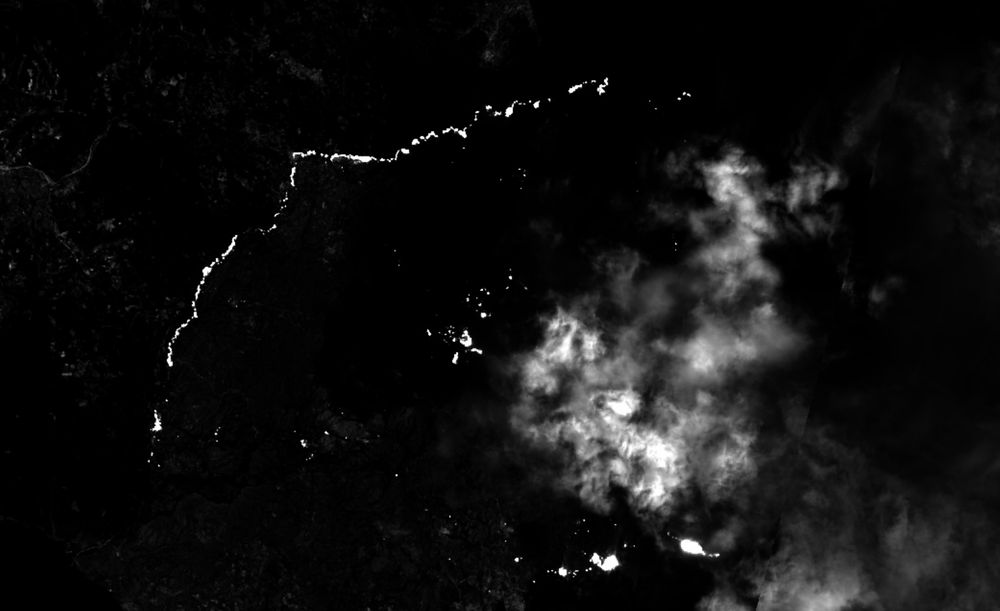
#> input picture gamma.png, 1000 x 611 px, shrunk from 1561 x 954 before the run
$ python filters.py
#> lines starting #> are read from the running program, lines starting #| are printed output that depends on the picture; after the words box and inside, x2 and y2 are one past the last pixel; in counts of white or black regions, pixels touching at a corner belong together
import numpy as np
import matplotlib.pyplot as plt
import cv2

image = cv2.imread('gamma.png')
#> image is the input picture: shape (611, 1000, 3); min 0, max 255, mean 15.9
image = cv2.cvtColor(image, cv2.COLOR_BGR2RGB)
gray = cv2.cvtColor(image, cv2.COLOR_RGB2GRAY)
cv2.imshow('fire', image)
cv2.waitKey(0)


# Create a Gaussian blurred image
gray_blur = cv2.GaussianBlur(gray, (9, 9), 0)

cv2.imshow('fire', gray_blur)
cv2.waitKey(0)

# High-pass filter

# 3x3 sobel filters for edge detection
sobel_x = np.array([[ -1, 0, 1],
                   [ -2, 0, 2],
                   [ -1, 0, 1]])


sobel_y = np.array([[ -1, -2, -1],
                   [ 0, 0, 0],
                   [ 1, 2, 1]])


# Filter the orginal and blurred grayscale images using filter2D
filtered = cv2.filter2D(gray, -1, sobel_x)
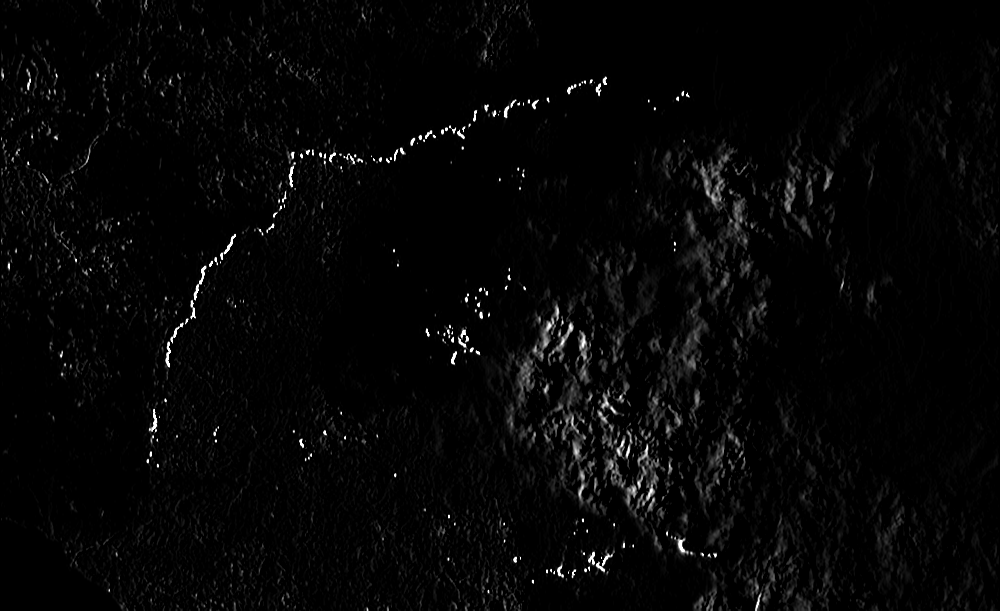
#> filtered: shape (611, 1000); min 0, max 255, mean 5.8
cv2.imshow('fire', filtered)
cv2.waitKey(0)
filtered_blurred = cv2.filter2D(gray_blur, -1, sobel_y)
cv2.imshow('fire', filtered_blurred)
cv2.waitKey(0)

retval, binary_image = cv2.threshold(filtered_blurred, 50, 255, cv2.THRESH_BINARY)
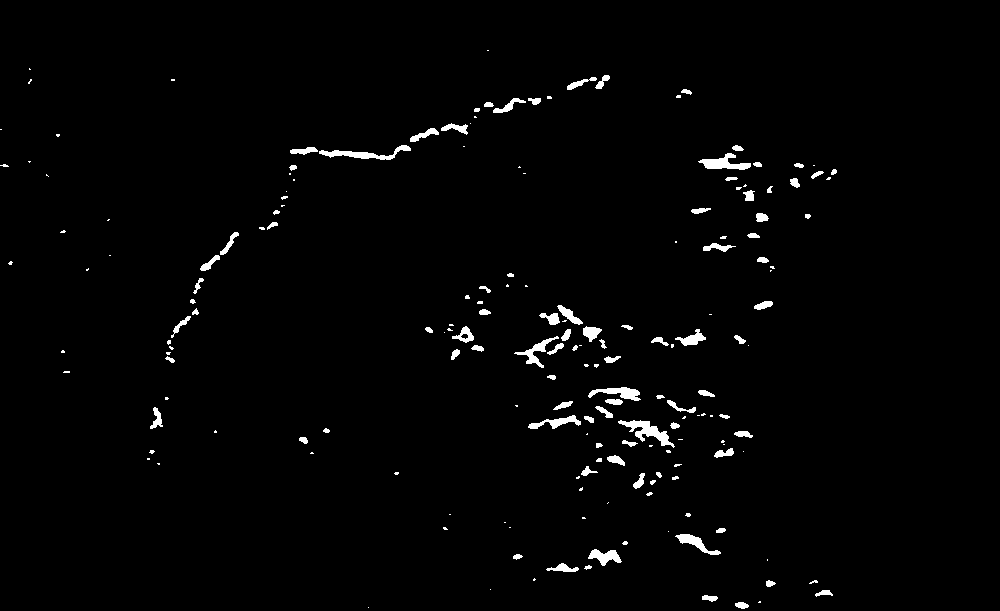
#> binary_image: shape (611, 1000); 1.6% white; 187 white regions (92 under 20 px), largest, box (x1, y1, x2, y2) and area: (618, 420, 675, 448) 549, (319, 145, 411, 160) 472, (698, 153, 751, 170) 436
cv2.imshow('fire', binary_image)
cv2.waitKey(0)
# Try Canny using "wide" and "tight" thresholds

wide = cv2.Canny(gray, 30, 100)
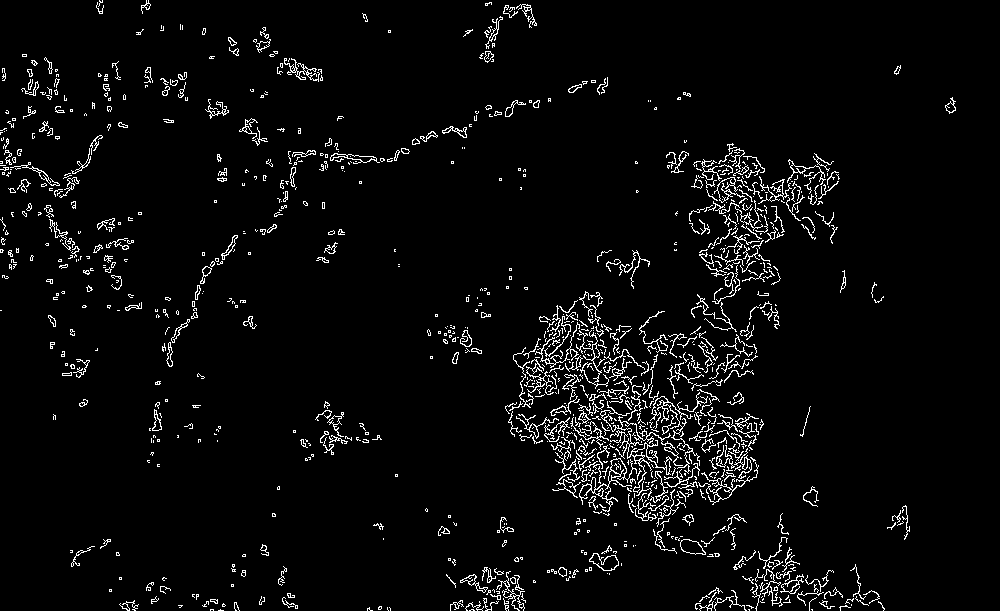
#> wide: shape (611, 1000); 4% white in thin lines or dots
tight = cv2.Canny(gray, 220, 250)
#> tight: shape (611, 1000); 0.66% white in thin lines or dots, all inside (x1, y1, x2, y2) = (0, 54, 844, 611)

cv2.imshow('fire', wide)
cv2.waitKey(0)

cv2.imshow('fire', tight)
cv2.waitKey(0)

# Create a custom kernel

# 3x3 array for edge detection
sobel_y = np.array([[ -1, -2, -1],
                   [ 0, 0, 0],
                   [ 1, 2, 1]])

sobel_x = np.array([[ -1/8, 0, 1/8],
                   [ -1/4, 0, 1/4],
                   [ -1/8, 0, 1/8]])
# Filter the image using filter2D, which has inputs: (grayscale image, bit-depth, kernel)
filtered_image_x = cv2.filter2D(gray, -1, sobel_x)
filtered_image_y = cv2.filter2D(gray, -1, sobel_y)

cv2.imshow('fire', filtered_image_x)
cv2.waitKey(0)

cv2.imshow('fire', filtered_image_y)
cv2.waitKey(0)

retval, binary_image = cv2.threshold(filtered_blurred, 50, 255, cv2.THRESH_BINARY)


def ft_image(norm_image):
    '''This function takes in a normalized, grayscale image
       and returns a frequency spectrum transform of that image. '''
    f = np.fft.fft2(norm_image)
    fshift = np.fft.fftshift(f)
    frequency_tx = 20 * np.log(np.abs(fshift))
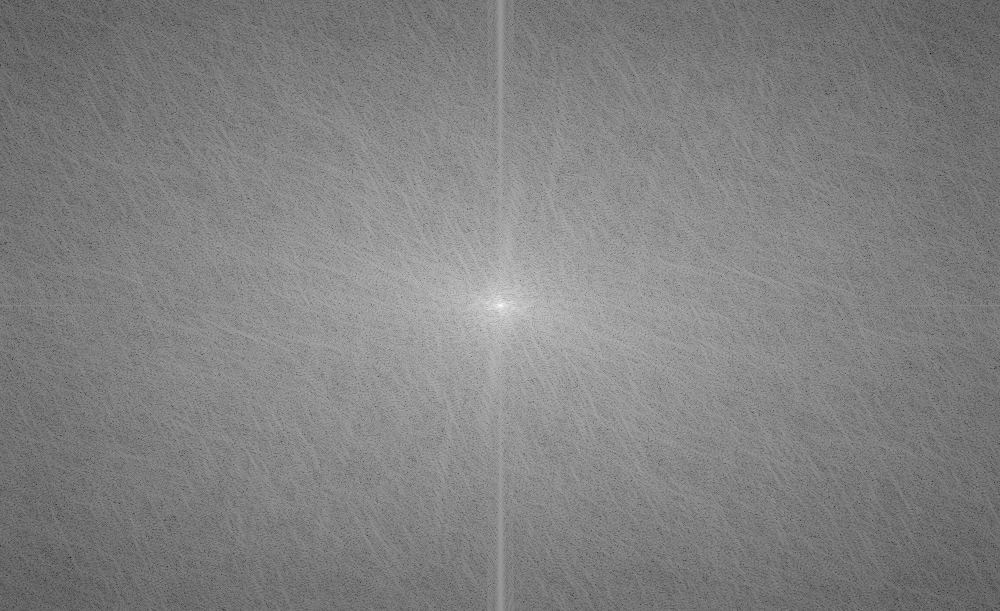
#> frequency_tx: shape (611, 1000) float64; min -128.5, max 210.9, mean 44.4; drawn with min black and max white

    return frequency_tx


freq_fire = ft_image(gray/255.0)

cv2.imshow('fire', freq_fire)
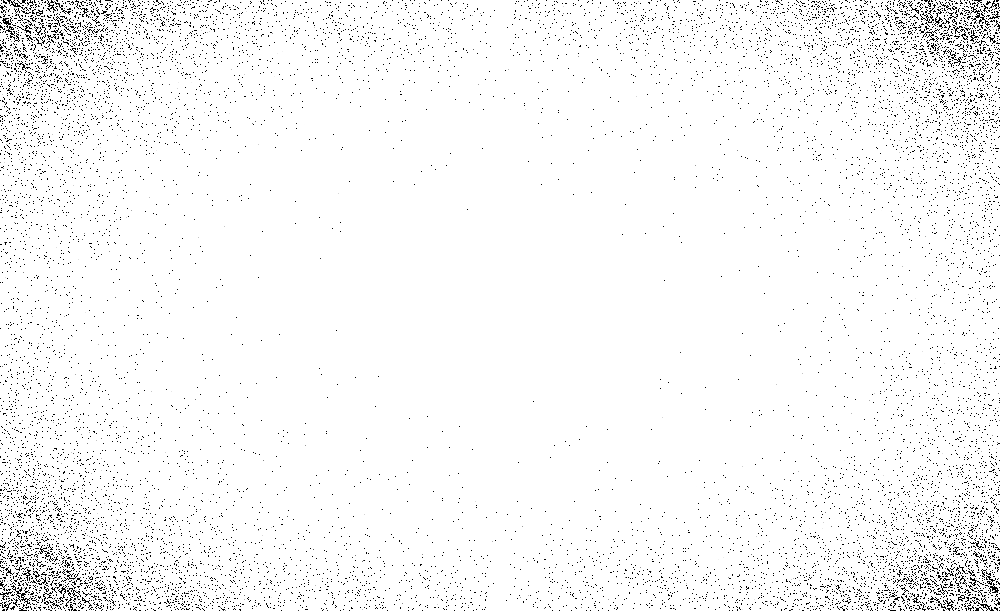
#> window 'fire': shape (611, 1000); min 0, max 255, mean 247.1
cv2.waitKey(0)


#morphological operations
kernel = np.ones((5,5),np.uint8)
erosion = cv2.erode(gray,kernel,iterations = 1)
dilation = cv2.dilate(gray,kernel,iterations = 1)
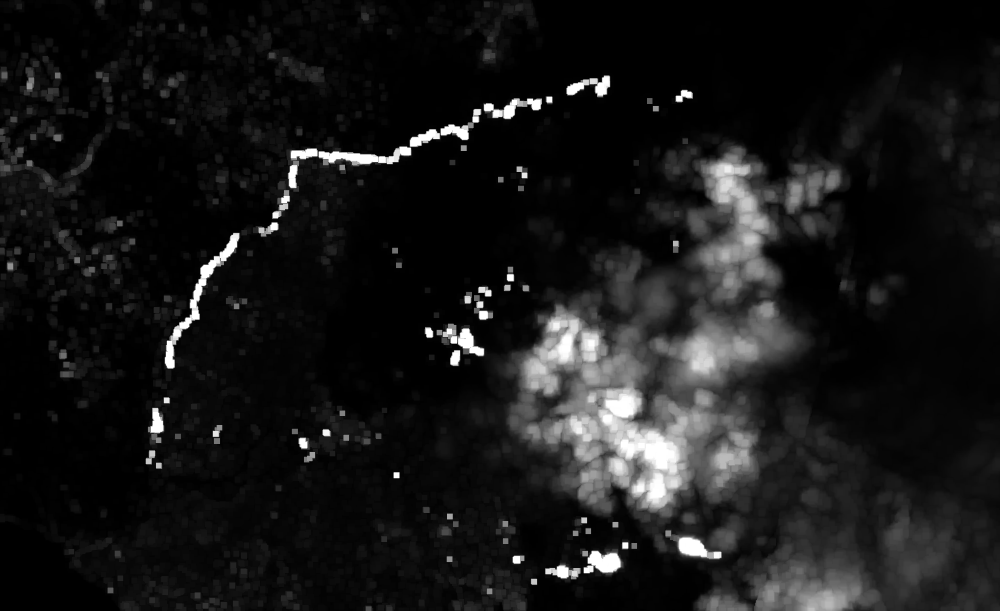
#> dilation: shape (611, 1000); min 0, max 255, mean 23.7
opening = cv2.morphologyEx(gray, cv2.MORPH_OPEN, kernel)
closing = cv2.morphologyEx(gray, cv2.MORPH_CLOSE, kernel)
gradient = cv2.morphologyEx(gray, cv2.MORPH_GRADIENT, kernel)
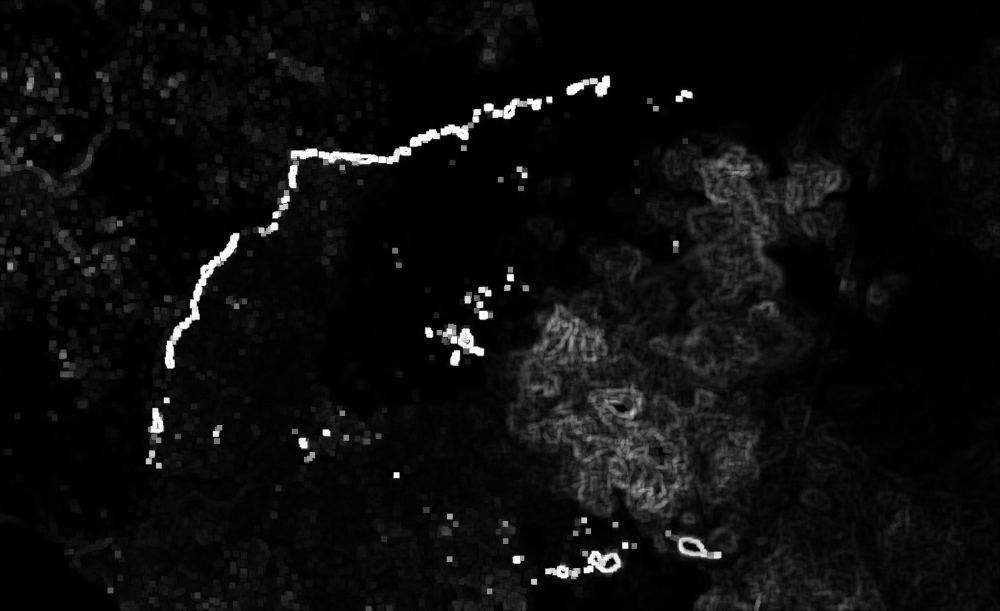
#> gradient: shape (611, 1000); min 0, max 255, mean 12.6
tophat = cv2.morphologyEx(gray, cv2.MORPH_TOPHAT, kernel)
blackhat = cv2.morphologyEx(gray, cv2.MORPH_BLACKHAT, kernel)

cv2.imshow('fire', closing)
cv2.waitKey(0)

$ run again, with fire.png copied over gamma.png
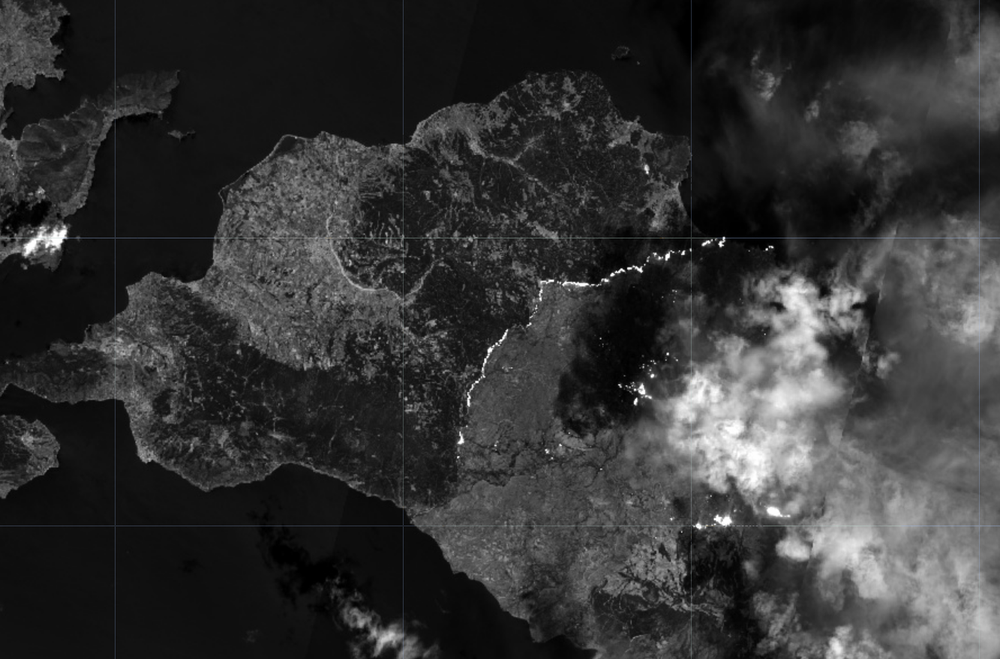
#> input picture fire.png, 1000 x 659 px, shrunk from 1333 x 879 before the run
#> image is the input picture: shape (659, 1000, 3); mean B, G, R 51.9, 51.8, 51.8
#> `retval, binary_image = cv2.threshold(filtered_blurred, 50, 255, cv2.TH..`:
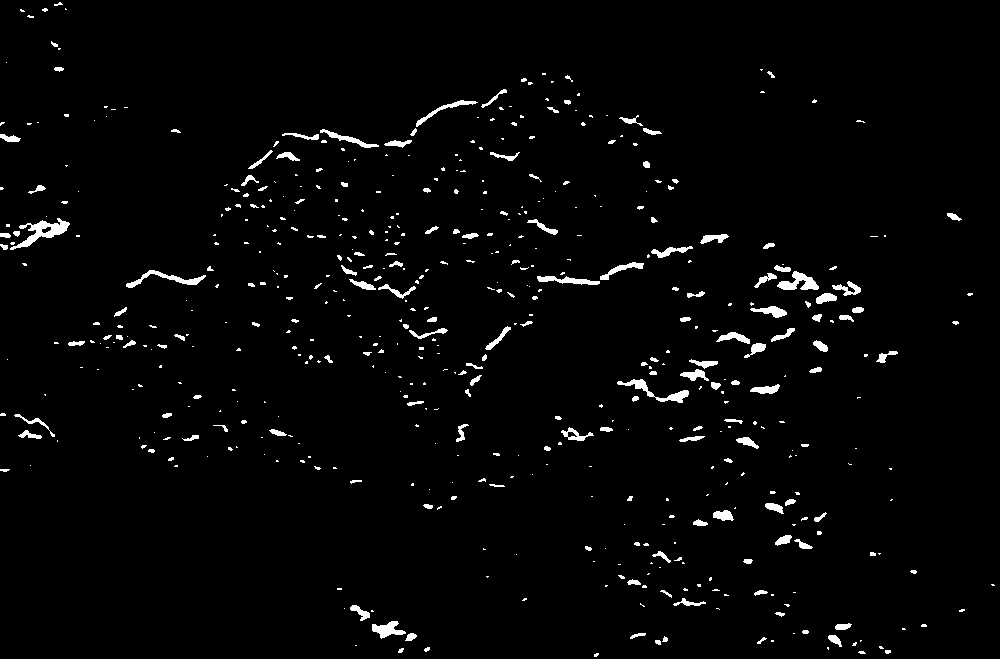
#> binary_image: shape (659, 1000); 2.4% white; 535 white regions (367 under 20 px), largest, box (x1, y1, x2, y2) and area: (10, 218, 70, 250) 633, (617, 379, 689, 403) 426, (777, 271, 819, 290) 411
#> wide: shape (659, 1000); 15.4% white in thin lines or dots
#> tight: shape (659, 1000); 2% white in thin lines or dots, all inside (x1, y1, x2, y2) = (0, 4, 880, 659)
#> `tophat = cv2.morphologyEx(gray, cv2.MORPH_TOPHAT, kernel)`:
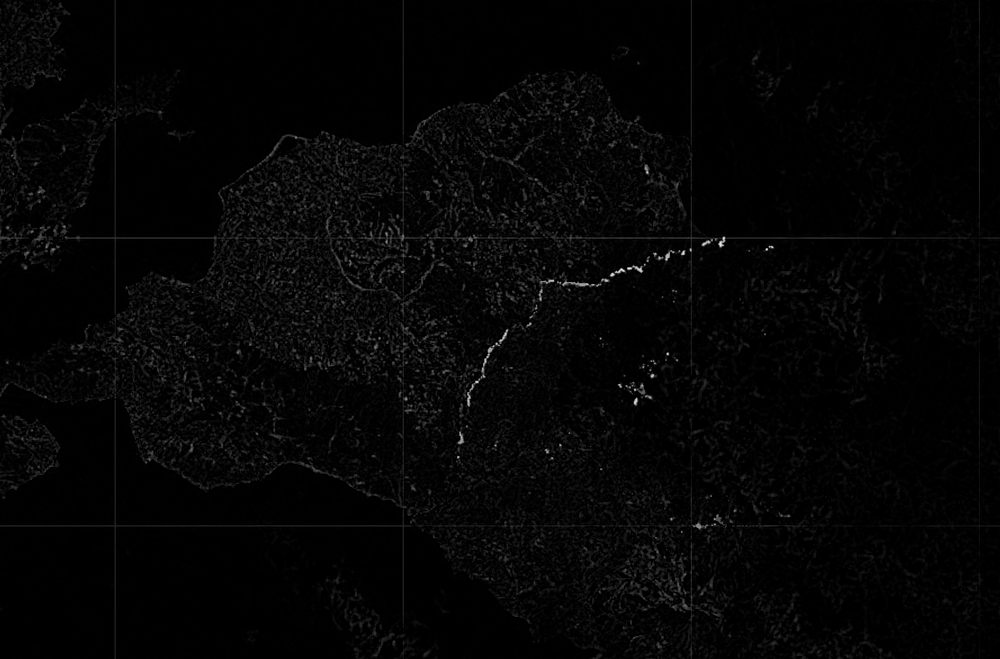
#> tophat: shape (659, 1000); min 0, max 237, mean 4.9
